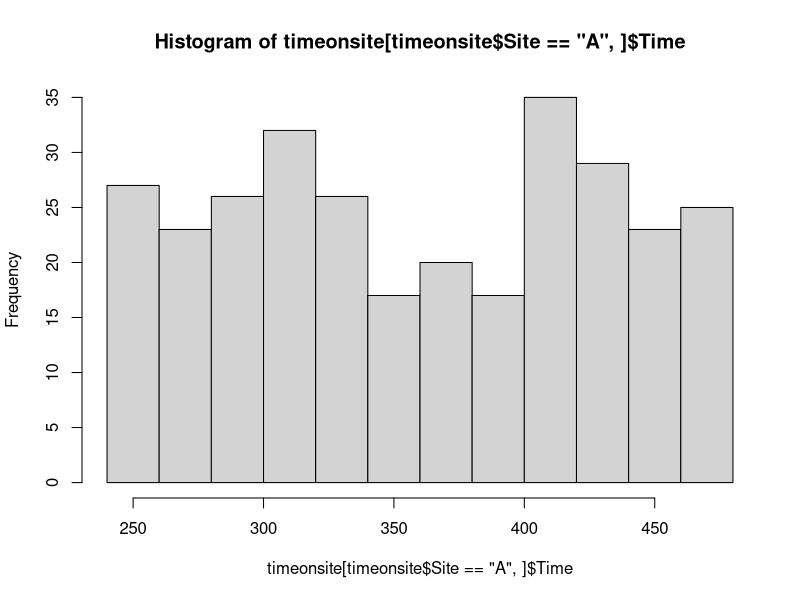
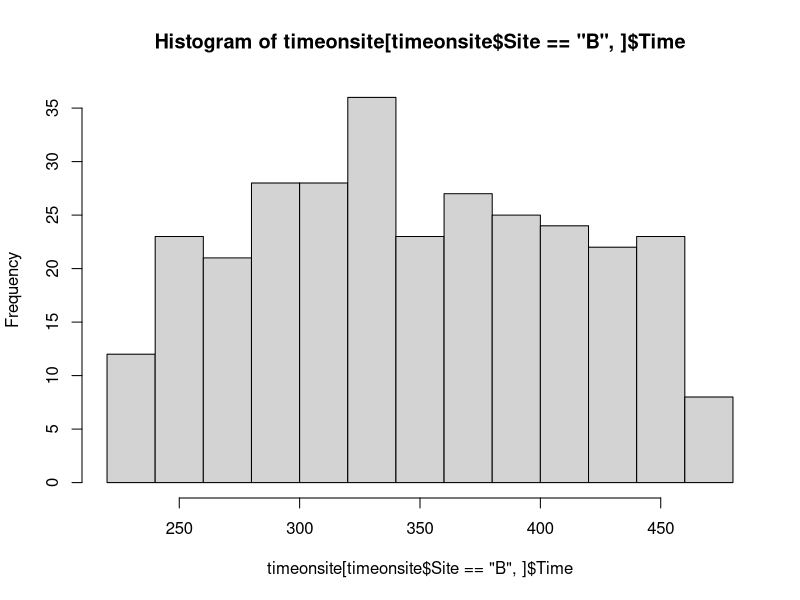

Recreate these plots in R, in order. (Note: this script raises an error after producing the figures.)

###
## Scenario:   Comparing pages visited in an A/B test
##
## Statistics: Descriptive statistics, independent-samples t-test
###

## Independent-samples t-test

# read in a data file with page views from an A/B test
timeonsite = read.csv("timeonsite.csv")
View(timeonsite)
timeonsite$Subject = factor(timeonsite$Subject) # convert to nominal factor
summary(timeonsite)

# descriptive statistics by Site
library(plyr)
ddply(timeonsite, ~ Site, function(data) summary(data$Time))
ddply(timeonsite, ~ Site, summarise, Time.mean=mean(Time), Time.sd=sd(Time))

# graph histograms and a boxplot
hist(timeonsite[timeonsite$Site == "A",]$Time)
hist(timeonsite[timeonsite$Site == "B",]$Time)
plot(Time ~ Site, data=timeonsite)

# independent-samples t-test
t.test(Time ~ Site, data=timeonsite, var.equal=TRUE)


